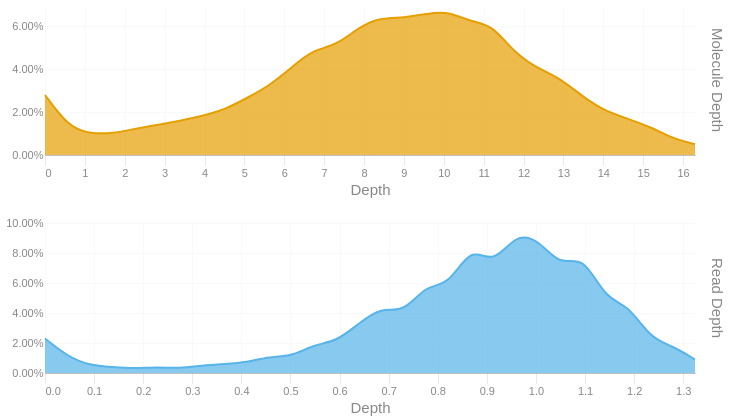

Notebook code for this chart:
### Code cell
readdep = depth_hist(tb['Read Depth'], q99, 3)
readdep = readdep.with_columns(pl.lit('Read Depth').alias('Metric'))
if not SKIPLR:
    moldep = depth_hist(tb['Molecule Depth'], mol_q99, 1)
    moldep = moldep.with_columns(pl.lit('Molecule Depth').alias('Metric'))
    _hist = pl.concat([readdep, moldep])
    _hist = _hist.filter(pl.col('Proportion') != 0)
    with SafeRender(_hist):
        (
            alt.Chart(_hist)        
            .mark_area(interpolate = "basis")
            .encode(
                x=alt.X('Bin:Q').scale(domainMin=0).axis(alt.Axis(title='Depth')),
                y = alt.Y('Proportion:Q', title = None).axis(format = '.2%'),
                color = alt.Color('Metric:N').legend(None),
                row = alt.Row("Metric:N").header(title = None, labelOrient = 'right'),
                tooltip = [
                    alt.Tooltip("Metric:N", title = "Metric"),
                    alt.Tooltip('Interval:N', title = "Depth Interval"),
                    alt.Tooltip('Proportion:Q', title = "% Alignments").format('.2%')
                ]
            )
            .resolve_scale(x='independent', y='independent')
            .properties(
                height = 150, width = 650,
                usermeta={'embedOptions': {'downloadFileName': f'{samplename}.depth.hist'}}
            )
        ).display()
else:
    readdep = readdep.filter(pl.col('Proportion') != 0)
    with SafeRender(readdep):
        (
            alt.Chart(readdep)        
            .mark_area(interpolate = "basis")
            .encode(
                x=alt.X('Bin:Q').scale(domainMin=0).axis(alt.Axis(title='Depth')),
                y = alt.Y('Proportion:Q', title = None).axis(format = '.2%'),
                tooltip = [
                    alt.Tooltip('Interval:N', title = "Depth Interval"),
                    alt.Tooltip('Proportion:Q', title = "% Alignments").format('.2%')
                ]
            )
            .properties(
                usermeta={'embedOptions': {'downloadFileName': f'{samplename}.depth.hist'}}
            )
        ).display()

### Figure 1 — Vega-Lite specification as saved in the notebook (floating-point values rounded to 4 significant figures)
{"width": 650, "height": 150, "config": {"title": {"anchor": "start", "dy": -15, "fontSize": 18, "color": "#888888", "subtitleColor": "#888888", "subtitleFontSize": 14}, "arc": {"fill": "#0072B2"}, "axis": {"domainColor": "#888888", "domainWidth": 0.5, "gridWidth": 0.2, "grid": false, "titleFontWeight": 400, "titleFontSize": 15, "labelFontSize": 11, "labelColor": "#888888", "tickColor": "#888888", "tickWidth": 0.2, "titleColor": "#888888"}, "axisBand": {"grid": false}, "axisX": {"grid": true, "tickSize": 10, "domainCap": "round"}, "axisY": {"domain": false, "grid": true, "tickSize": 0, "domainCap": "round"}, "background": "transparent", "header": {"labelFontSize": 15, "labelColor": "#888888", "titleFontSize": 15, "titleFontWeight": 600, "titleColor": "#888888"}, "legend": {"labelFont": "sans-serif", "labelFontSize": 12, "labelColor": "#888888", "symbolSize": 100, "symbolType": "circle", "titleFontSize": 12, "titlePadding": 10, "titleColor": "#888888", "title": null}, "range": {"category": ["#E69F00", "#56B4E9", "#009E73", "#F0E442", "#0072B2", "#D55E00", "#CC79A7", "#000000"], "diverging": ["#cfe8f3", "#a2d4ec", "#73bfe2", "#46abdb", "#1696d2", "#12719e"]}, "area": {"fill": "#0072B2", "fillOpacity": 0.7, "line": true, "strokeOpacity": 0.7}, "line": {"color": "#0072B2", "stroke": "#0072B2", "strokeWidth": 2}, "trail": {"color": "#0072B2", "stroke": "#0072B2", "strokeWidth": 0, "size": 1}, "point": {"filled": true, "fillOpacity": 1.0, "size": 95}, "text": {"color": "#888888", "fontSize": 11, "align": "right", "fontWeight": 400, "size": 11}, "bar": {"fill": "#0072B2", "stroke": null}, "view": {"stroke": null, "continuousWidth": 660, "continuousHeight": 400}}, "data": {"name": "data-83a1f3a6270a56201f8301ebbdaf2e92"}, "mark": {"type": "area", "interpolate": "basis"}, "encoding": {"color": {"field": "Metric", "legend": null, "type": "nominal"}, "row": {"field": "Metric", "header": {"title": null, "labelOrient": "right"}, "type": "nominal"}, "tooltip": [{"field": "Metric", "title": "Metric", "type": "nominal"}, {"field": "Interval", "title": "Depth Interval", "type": "nominal"}, {"field": "Proportion", "format": ".2%", "title": "% Alignments", "type": "quantitative"}], "x": {"axis": {"title": "Depth"}, "field": "Bin", "scale": {"domainMin": 0}, "type": "quantitative"}, "y": {"axis": {"format": ".2%"}, "field": "Proportion", "title": null, "type": "quantitative"}}, "resolve": {"scale": {"x": "independent", "y": "independent"}}, "usermeta": {"embedOptions": {"downloadFileName": "S3_Waccamaw_1717.depth.hist"}}, "$schema": "https://vega.github.io/schema/vega-lite/v6.1.0.json", "datasets": {"data-83a1f3a6270a56201f8301ebbdaf2e92": [{"Bin": 0.0, "Interval": "0.0-0.046", "Proportion": 0.023, "Metric": "Read Depth"}, {"Bin": 0.046, "Interval": "0.046-0.091", "Proportion": 0.011, "Metric": "Read Depth"}, {"Bin": 0.091, "Interval": "0.091-0.137", "Proportion": 0.005, "Metric": "Read Depth"}, {"Bin": 0.137, "Interval": "0.137-0.183", "Proportion": 0.004, "Metric": "Read Depth"}, {"Bin": 0.183, "Interval": "0.183-0.228", "Proportion": 0.003, "Metric": "Read Depth"}, {"Bin": 0.228, "Interval": "0.228-0.274", "Proportion": 0.004, "Metric": "Read Depth"}, {"Bin": 0.274, "Interval": "0.274-0.32", "Proportion": 0.003, "Metric": "Read Depth"}, {"Bin": 0.32, "Interval": "0.32-0.365", "Proportion": 0.005, "Metric": "Read Depth"}, {"Bin": 0.365, "Interval": "0.365-0.411", "Proportion": 0.006, "Metric": "Read Depth"}, {"Bin": 0.411, "Interval": "0.411-0.457", "Proportion": 0.007, "Metric": "Read Depth"}, {"Bin": 0.457, "Interval": "0.457-0.502", "Proportion": 0.011, "Metric": "Read Depth"}, {"Bin": 0.502, "Interval": "0.502-0.548", "Proportion": 0.011, "Metric": "Read Depth"}, {"Bin": 0.548, "Interval": "0.548-0.594", "Proportion": 0.019, "Metric": "Read Depth"}, {"Bin": 0.594, "Interval": "0.594-0.639", "Proportion": 0.021, "Metric": "Read Depth"}, {"Bin": 0.639, "Interval": "0.639-0.685", "Proportion": 0.033, "Metric": "Read Depth"}, {"Bin": 0.685, "Interval": "0.685-0.731", "Proportion": 0.044, "Metric": "Read Depth"}, {"Bin": 0.731, "Interval": "0.731-0.776", "Proportion": 0.04, "Metric": "Read Depth"}, {"Bin": 0.776, "Interval": "0.776-0.822", "Proportion": 0.059, "Metric": "Read Depth"}, {"Bin": 0.822, "Interval": "0.822-0.868", "Proportion": 0.058, "Metric": "Read Depth"}, {"Bin": 0.868, "Interval": "0.868-0.913", "Proportion": 0.085, "Metric": "Read Depth"}, {"Bin": 0.913, "Interval": "0.913-0.959", "Proportion": 0.072, "Metric": "Read Depth"}, {"Bin": 0.959, "Interval": "0.959-1.005", "Proportion": 0.093, "Metric": "Read Depth"}, {"Bin": 1.005, "Interval": "1.005-1.05", "Proportion": 0.089, "Metric": "Read Depth"}, {"Bin": 1.05, "Interval": "1.05-1.096", "Proportion": 0.071, "Metric": "Read Depth"}, {"Bin": 1.096, "Interval": "1.096-1.142", "Proportion": 0.079, "Metric": "Read Depth"}, {"Bin": 1.142, "Interval": "1.142-1.187", "Proportion": 0.049, "Metric": "Read Depth"}, {"Bin": 1.187, "Interval": "1.187-1.233", "Proportion": 0.046, "Metric": "Read Depth"}, {"Bin": 1.233, "Interval": "1.233-1.279", "Proportion": 0.023, "Metric": "Read Depth"}, {"Bin": 1.279, "Interval": "1.279-1.324", "Proportion": 0.018, "Metric": "Read Depth"}, {"Bin": 1.324, "Interval": "1.324-1.37", "Proportion": 0.009, "Metric": "Read Depth"}, {"Bin": 0.0, "Interval": "0.0-0.6", "Proportion": 0.028, "Metric": "Molecule Depth"}, {"Bin": 0.6, "Interval": "0.6-1.1", "Proportion": 0.013, "Metric": "Molecule Depth"}, {"Bin": 1.1, "Interval": "1.1-1.7", "Proportion": 0.01, "Metric": "Molecule Depth"}, {"Bin": 1.7, "Interval": "1.7-2.2", "Proportion": 0.01, "Metric": "Molecule Depth"}, {"Bin": 2.2, "Interval": "2.2-2.8", "Proportion": 0.012, "Metric": "Molecule Depth"}, {"Bin": 2.8, "Interval": "2.8-3.4", "Proportion": 0.014, "Metric": "Molecule Depth"}, {"Bin": 3.4, "Interval": "3.4-3.9", "Proportion": 0.016, "Metric": "Molecule Depth"}, {"Bin": 3.9, "Interval": "3.9-4.5", "Proportion": 0.018, "Metric": "Molecule Depth"}, {"Bin": 4.5, "Interval": "4.5-5.1", "Proportion": 0.021, "Metric": "Molecule Depth"}, {"Bin": 5.1, "Interval": "5.1-5.6", "Proportion": 0.027, "Metric": "Molecule Depth"}, {"Bin": 5.6, "Interval": "5.6-6.2", "Proportion": 0.032, "Metric": "Molecule Depth"}, {"Bin": 6.2, "Interval": "6.2-6.7", "Proportion": 0.041, "Metric": "Molecule Depth"}, {"Bin": 6.7, "Interval": "6.7-7.3", "Proportion": 0.049, "Metric": "Molecule Depth"}, {"Bin": 7.3, "Interval": "7.3-7.9", "Proportion": 0.051, "Metric": "Molecule Depth"}, {"Bin": 7.9, "Interval": "7.9-8.4", "Proportion": 0.06, "Metric": "Molecule Depth"}, {"Bin": 8.4, "Interval": "8.4-9.0", "Proportion": 0.064, "Metric": "Molecule Depth"}, {"Bin": 9.0, "Interval": "9.0-9.6", "Proportion": 0.064, "Metric": "Molecule Depth"}, {"Bin": 9.6, "Interval": "9.6-10.1", "Proportion": 0.066, "Metric": "Molecule Depth"}, {"Bin": 10.1, "Interval": "10.1-10.7", "Proportion": 0.067, "Metric": "Molecule Depth"}, {"Bin": 10.7, "Interval": "10.7-11.2", "Proportion": 0.062, "Metric": "Molecule Depth"}, {"Bin": 11.2, "Interval": "11.2-11.8", "Proportion": 0.061, "Metric": "Molecule Depth"}, {"Bin": 11.8, "Interval": "11.8-12.4", "Proportion": 0.047, "Metric": "Molecule Depth"}, {"Bin": 12.4, "Interval": "12.4-12.9", "Proportion": 0.04, "Metric": "Molecule Depth"}, {"Bin": 12.9, "Interval": "12.9-13.5", "Proportion": 0.036, "Metric": "Molecule Depth"}, {"Bin": 13.5, "Interval": "13.5-14.0", "Proportion": 0.027, "Metric": "Molecule Depth"}, {"Bin": 14.0, "Interval": "14.0-14.6", "Proportion": 0.021, "Metric": "Molecule Depth"}, {"Bin": 14.6, "Interval": "14.6-15.2", "Proportion": 0.017, "Metric": "Molecule Depth"}, {"Bin": 15.2, "Interval": "15.2-15.7", "Proportion": 0.013, "Metric": "Molecule Depth"}, {"Bin": 15.7, "Interval": "15.7-16.3", "Proportion": 0.008, "Metric": "Molecule Depth"}, {"Bin": 16.3, "Interval": "16.3-16.86", "Proportion": 0.005, "Metric": "Molecule Depth"}]}}
